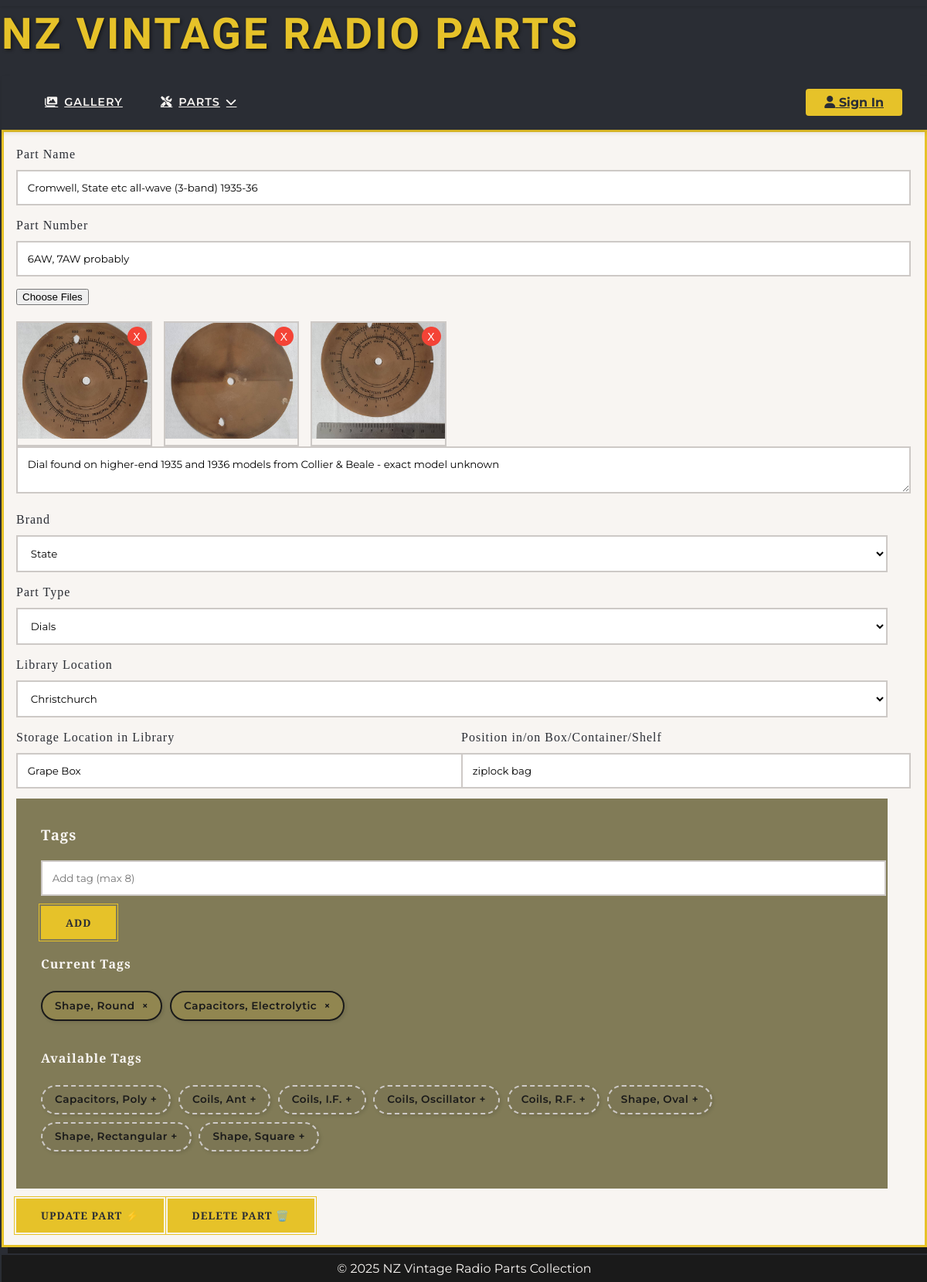
The app's page /parts/1/edit with its own data.
### app/models.py (models this page shows, shortened)
class Part(db.Model):
    __tablename__ = 'Part'
    id = db.Column(db.Integer, primary_key=True)
    name = db.Column(db.String(100), nullable=False)  # "Dial", "Valve"
    description = db.Column(db.String(1024))
    part_number = db.Column(db.String(30))
    quantity = db.Column(db.Integer, default=1)
    box = db.Column(db.String(20))            # "Box 3A"
    position = db.Column(db.String(50))       # "Bottom shelf"
    created_at = db.Column(db.DateTime, default=lambda: datetime.now(timezone.utc))
    brand_id = db.Column(db.Integer, db.ForeignKey('Brand.id'))
    location_id = db.Column(db.Integer, db.ForeignKey('Location.id'))
    part_type_id = db.Column(db.Integer, db.ForeignKey('PartType.id'))
    brand = db.relationship('Brand', back_populates='parts')
    location = db.relationship('Location', back_populates='parts')
    images = db.relationship('Image', back_populates='part', cascade='all, delete-orphan')
    tags = db.relationship('Tag', secondary=part_tags, back_populates='parts')
    part_type = db.relationship('PartType')

class Image(db.Model):
    __tablename__ = 'Image'
    id = db.Column(db.Integer, primary_key=True, autoincrement=True)
    filename = db.Column(db.String(100), nullable=False)
    description = db.Column(db.String(500))
    created_at = db.Column(db.DateTime,
                           default=lambda: datetime.now(timezone.utc))
    location_id = db.Column(db.Integer, db.ForeignKey('Location.id'))
    part_id = db.Column(db.Integer, db.ForeignKey('Part.id'))
    location = db.relationship('Location', back_populates='images')
    part = db.relationship('Part', back_populates='images')

class Brand(db.Model):
    __tablename__ = 'Brand'
    id = db.Column(db.Integer, primary_key=True)
    name = db.Column(db.String(50), unique=True, nullable=False)  # "Philips"
    alias = db.Column(db.String(50), unique=True)  # "philips"
    description = db.Column(db.Text(500))
    logo_filename = db.Column(db.String(100))
    website = db.Column(db.String(200))
    parts = db.relationship('Part', back_populates='brand')

class PartType(db.Model):
    __tablename__ = 'PartType'
    id = db.Column(db.Integer, primary_key=True)
    name = db.Column(db.String(50), unique=True, nullable=False)  # "Tube"
    description = db.Column(db.String(1024))  # "Vacuum tubes/valves for amplification"
    slug = db.Column(db.String(50), unique=True)

class Location(db.Model):
    __tablename__ = 'Location'
    id = db.Column(db.Integer, primary_key=True)
    name = db.Column(db.String(50), unique=True)
    librarian_email = db.Column(db.String(120))
    address = db.Column(db.String(120))
    parts = db.relationship('Part', back_populates='location')
    images = db.relationship('Image', back_populates='location')

class Tag(db.Model):
    __tablename__ = 'Tag'
    id = db.Column(db.Integer, primary_key=True, autoincrement=True)
    name = db.Column(db.String(100), nullable=False, unique=True)
    description = db.Column(db.String(255))
    slug = db.Column(db.String(100), nullable=False, unique=True, index=True)
    parts = db.relationship('Part', secondary=part_tags, back_populates='tags')

### app/blueprints/parts.py (the view, shortened to what this page needs)
@bp.route('/add', methods=['GET', 'POST'])
@bp.route('/<int:part_id>/edit', methods=['GET', 'POST'])
def manage_part(part_id=None):
    part = Part.query.get(part_id) if part_id else None
    brands = Brand.query.order_by(Brand.name).all()
    part_types = PartType.query.order_by(PartType.name).all()
    locations = Location.query.order_by(Location.name).all()
    all_tags = Tag.query.order_by(Tag.name).all()
    return render_template('manage_part.html',
                           part=part,
                           brands=brands,
                           part_types=part_types,
                           locations=locations,
                           all_tags=all_tags)

### app/blueprints/parts.py (called while the page is built)
@bp.context_processor
def inject_now():
    return {'current_year': datetime.now().year}

### app/templates/manage_part.html (shortened to what this page needs)
{% extends 'layout.html' %}
{% block content %}
<form id="part-form" class="art-deco-form" method="POST" enctype="multipart/form-data" data-upload-url="{{ url_for('parts.upload_images') }}">
    <div class="form-group">
        <label for="name">Part Name</label>
        <input type="text" id="name" name="name"
               maxlength="100" placeholder="" value="{{ part.name if part }}">
    </div>
    <div class="form-group">
        <label for="part_number">Part Number</label>
        <input type="text" id="part_number" name="part_number"
               maxlength="30" placeholder="if known, e.g. R6301" value="{{ part.part_number if part }}">
    </div>
    <div class="upload-section">
        <input type="file" class="filepond" name="file" multiple>
        <div id="existing-images" class="existing-images-grid">
            {% if part %}
                {% for image in part.images %}
                <div class="existing-image-wrapper">
                    <img src="{{ url_for('static', filename='images/' + image.filename) }}"
                        alt="{{ image.filename }}" class="existing-image"
                        data-image-id="{{ image.id }}">
                        <button type="button" class="delete-image" data-image-id="{{ image.id }}">X</button>
                </div>
                {% endfor %}
            {% endif %}
        </div>
    </div>
    <textarea name="description" maxlength="1024" placeholder="Description">
        {{- part.description if part -}}
    </textarea>
    <label for="brand">Brand</label>
    <select name="brand_id">
        {% for brand in brands %}
        <option value="{{ brand.id }}" {% if part and part.brand_id == brand.id %}selected{% endif %}>
            {{ brand.name }}
        </option>
        {% endfor %}
    </select>
    <label for="part_type">Part Type</label>
    <select name="part_type_id" required>
        {% for type in part_types %}
        <option value="{{ type.id }}" {% if part and part.part_type_id == type.id %}selected{% endif %}>
            {{ type.name }}
        </option>
        {% endfor %}
    </select>
    <label for="location">Library Location</label>
    <select name="location_id" id="location_id" required>
        {% for location in locations %}
        <option value="{{ location.id }}" {% if part and part.location_id == location.id %}selected{% endif %}>
            {{ location.name }}
        </option>
        {% endfor %}
    </select>
    <div class="form-row">
        <div class="form-group">
            <label for="box">Storage Location in Library</label>
            <input type="text" id="box" name="box" maxlength="20"
                placeholder="Box / container number" value="{{ part.box if part }}">
        </div>
        <div class="form-group">
            <label for="box">Position in/on Box/Container/Shelf</label>
            <input type="text" id="position" name="position" maxlength="50"
                placeholder="Location in the store" value="{{ part.position if part }}">
        </div>
    </div>
    <div class="tag-manager">
        <h3>Tags</h3>
        <div class="tag-input-group">
            <input type="text" id="tag-input" placeholder="Add tag (max 8)" maxlength="100"
                   aria-label="Add new tag">
            <button type="button" id="add-tag-btn" class="vintage-button small-button">
                <span class="button-text">Add</span>
            </button>
        </div>
        <div class="tag-section">
            <h4>Current Tags</h4>
            <div id="selected-tags" class="tag-cloud">
            </div>
        </div>
        <div class="tag-section">
            <h4>Available Tags</h4>
            <div id="existing-tags" class="tag-cloud">
                {% for tag in all_tags %}
                    {% if not part or tag not in part.tags %}
                    <span class="tag available-tag" data-tag-name="{{ tag.name }}">
                        {{ tag.name }}
                        <span class="add-tag" aria-hidden="true">+</span>
                    </span>
                    {% endif %}
                {% endfor %}
            </div>
        </div>
    </div>
    <div class="form-footer">
        <button type="submit" class="vintage-button" id="submit-button">
            <span class="button-text">
                {% if part %}Update{% else %}Add New{% endif %} Part
            </span>
            <span class="button-icon">⚡</span>
        </button>
        {% if part %}
        <button type="button" id="delete-part" class="vintage-button delete-button">
            <span class="button-text">Delete Part</span>
            <span class="button-icon">🗑️</span>
        </button>
        {% endif %}
    </div>
</form>
{% block scripts %}
<link href="https://unpkg.com/filepond/dist/filepond.min.css" rel="stylesheet">
<link href="https://unpkg.com/filepond-plugin-image-preview/dist/filepond-plugin-image-preview.min.css" rel="stylesheet">
{% endblock %}
{% endblock %}

### app/templates/layout.html (shortened to what this page needs)
<!DOCTYPE html>
<html lang="en">
<head>
    <link rel="stylesheet" href="{{ url_for('static', filename='css/style.css') }}">
    <link rel="stylesheet" href="https://cdnjs.cloudflare.com/ajax/libs/font-awesome/6.0.0/css/all.min.css">
</head>
<body>
    <header class="art-deco-header">
        <a href="/">
            <h1>NZ Vintage Radio Parts</h1>
        </a>
    </header>
    <nav class="art-deco-nav">
        <ul class="nav-primary">
            <li><a href="{{ url_for('parts.gallery') }}"><i class="fas fa-images"></i> Gallery</a></li>
            <li class="has-submenu">
                <a href="#"><i class="fas fa-tools"></i> Parts <i class="fas fa-chevron-down"></i></a>
            </li>
        </ul>
        <div class="nav-user">
            <a href="#" class="login-prompt"><i class="fas fa-user"></i> Sign In</a>
        </div>
    </nav>
    <main>
        <div class="content-wrapper">
            {% block content %}{% endblock %}
        </div>
    </main>
    <footer>
        &copy; {{ current_year }} NZ Vintage Radio Parts Collection
    </footer>
</body>
</html>

### records on screen
Part: name "Cromwell, State etc all-wave (3-band) 1935-36", part_number "6AW, 7AW probably", description "Dial found on higher-end 1935 and 1936 models from Collier & Beale - exact model unknown", brand_id "State", part_type_id "Dials", location_id "Christchurch", box "Grape Box", position "ziplock bag"
Image: filename (picture)
Image: filename (picture)
Image: filename (picture)
Tag: name "Capacitors, Poly"
Tag: name "Coils, Ant"
Tag: name "Coils, I.F."
Tag: name "Coils, Oscillator"
Tag: name "Coils, R.F."
Tag: name "Shape, Oval"
Tag: name "Shape, Rectangular"
Tag: name "Shape, Square"
